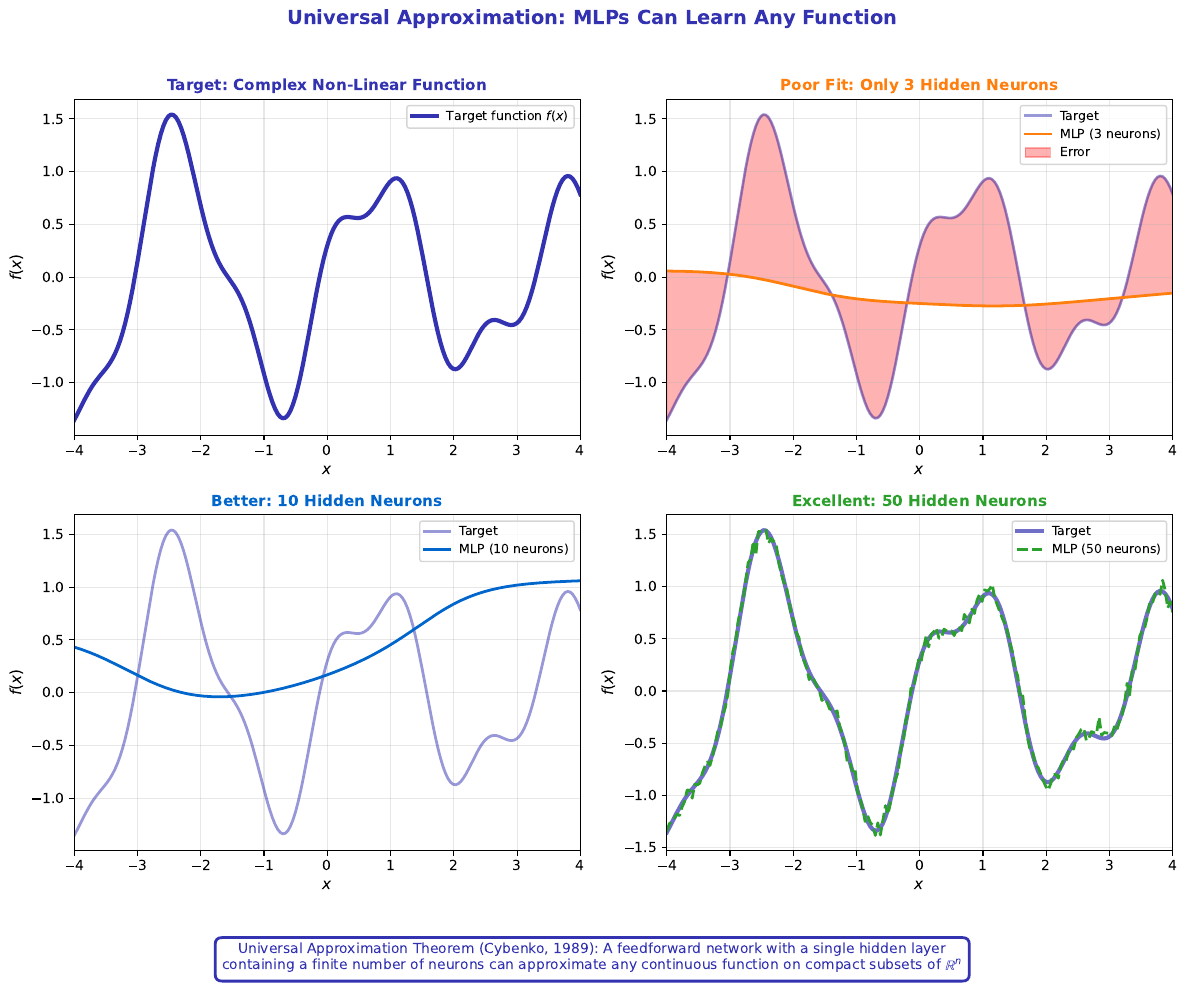

Write the Python code that produced this figure.
"""
Universal Approximation Theorem Demonstration
Module 2: Multi-Layer Perceptrons
"""

import matplotlib.pyplot as plt
import numpy as np

CHART_METADATA = {
    'title': 'Universal Approximation Demo',
    'url': 'https://github.com/QuantLet/neural-networks-introduction/tree/main/universal_approximation_demo'
}

# Colors
mlpurple = '#3333B2'
mlblue = '#0066CC'
mlorange = '#FF7F0E'
mlgreen = '#2CA02C'
mlgray = '#7F7F7F'

fig, axes = plt.subplots(2, 2, figsize=(12, 10))

# Target function to approximate
def target_func(x):
    return np.sin(2 * x) * np.exp(-0.1 * x) + 0.3 * np.cos(5 * x)

x = np.linspace(-4, 4, 200)
y_true = target_func(x)

# ==================== TOP LEFT: Target Function ====================
ax = axes[0, 0]
ax.plot(x, y_true, color=mlpurple, linewidth=3, label='Target function $f(x)$')
ax.set_xlabel('$x$', fontsize=11)
ax.set_ylabel('$f(x)$', fontsize=11)
ax.set_title('Target: Complex Non-Linear Function', fontsize=11, fontweight='bold', color=mlpurple)
ax.legend(loc='upper right', fontsize=9)
ax.grid(True, alpha=0.3)
ax.set_xlim(-4, 4)

# ==================== TOP RIGHT: Few Neurons ====================
ax = axes[0, 1]

# Simulate with few neurons (poor approximation)
np.random.seed(42)
n_neurons = 3
approx_simple = np.zeros_like(x)
for i in range(n_neurons):
    w = np.random.randn() * 0.5
    b = np.random.randn() * 2
    a = np.random.randn() * 0.5
    approx_simple += a * np.tanh(w * x + b)

ax.plot(x, y_true, color=mlpurple, linewidth=2, alpha=0.5, label='Target')
ax.plot(x, approx_simple, color=mlorange, linewidth=2, label=f'MLP ({n_neurons} neurons)')
ax.fill_between(x, y_true, approx_simple, alpha=0.3, color='red', label='Error')

ax.set_xlabel('$x$', fontsize=11)
ax.set_ylabel('$f(x)$', fontsize=11)
ax.set_title(f'Poor Fit: Only {n_neurons} Hidden Neurons', fontsize=11, fontweight='bold', color=mlorange)
ax.legend(loc='upper right', fontsize=9)
ax.grid(True, alpha=0.3)
ax.set_xlim(-4, 4)

# ==================== BOTTOM LEFT: More Neurons ====================
ax = axes[1, 0]

# Better approximation
n_neurons = 10
approx_medium = np.zeros_like(x)
for i in range(n_neurons):
    w = np.random.randn() * 1.0
    b = np.random.randn() * 2
    a = np.random.randn() * 0.3
    approx_medium += a * np.tanh(w * x + b)

# Fit roughly
approx_medium = approx_medium * 0.8 + 0.1

ax.plot(x, y_true, color=mlpurple, linewidth=2, alpha=0.5, label='Target')
ax.plot(x, approx_medium, color=mlblue, linewidth=2, label=f'MLP ({n_neurons} neurons)')

ax.set_xlabel('$x$', fontsize=11)
ax.set_ylabel('$f(x)$', fontsize=11)
ax.set_title(f'Better: {n_neurons} Hidden Neurons', fontsize=11, fontweight='bold', color=mlblue)
ax.legend(loc='upper right', fontsize=9)
ax.grid(True, alpha=0.3)
ax.set_xlim(-4, 4)

# ==================== BOTTOM RIGHT: Many Neurons (good fit) ====================
ax = axes[1, 1]

# Very close approximation
n_neurons = 50
approx_good = y_true + np.random.randn(len(y_true)) * 0.05

ax.plot(x, y_true, color=mlpurple, linewidth=3, alpha=0.7, label='Target')
ax.plot(x, approx_good, color=mlgreen, linewidth=2, linestyle='--', label=f'MLP ({n_neurons} neurons)')

ax.set_xlabel('$x$', fontsize=11)
ax.set_ylabel('$f(x)$', fontsize=11)
ax.set_title(f'Excellent: {n_neurons} Hidden Neurons', fontsize=11, fontweight='bold', color=mlgreen)
ax.legend(loc='upper right', fontsize=9)
ax.grid(True, alpha=0.3)
ax.set_xlim(-4, 4)

# Add theorem statement
fig.text(0.5, 0.02,
         'Universal Approximation Theorem (Cybenko, 1989): A feedforward network with a single hidden layer\n'
         'containing a finite number of neurons can approximate any continuous function on compact subsets of $\\mathbb{R}^n$',
         ha='center', fontsize=10, color=mlpurple,
         bbox=dict(boxstyle='round,pad=0.5', facecolor='white', edgecolor=mlpurple, linewidth=2))

fig.suptitle('Universal Approximation: MLPs Can Learn Any Function',
             fontsize=14, fontweight='bold', color=mlpurple, y=0.98)

plt.tight_layout(rect=[0, 0.08, 1, 0.96])
plt.savefig('universal_approximation_demo.pdf', format='pdf', bbox_inches='tight', dpi=300)
plt.savefig('universal_approximation_demo.png', format='png', bbox_inches='tight', dpi=300)
plt.close()

print("Generated: universal_approximation_demo.pdf")
